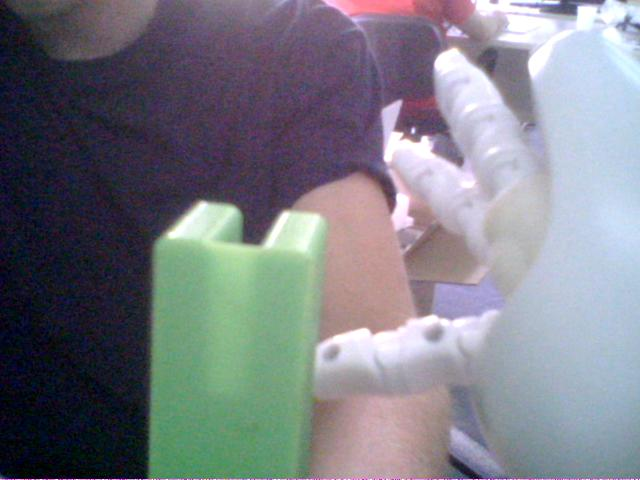
#> input picture samples/green/green_103_0.jpg, 640 x 480 px; its folder holds 4 pictures in this run
$ python classification_results.py   (older library calls are emulated)
#> lines starting #> are read from the running program, lines starting #| are printed output that depends on the picture; after the words box and inside, x2 and y2 are one past the last pixel; in counts of white or black regions, pixels touching at a corner belong together
### svm_results/feature_extraction_utils.py
import numpy as np
import os
import cv2


def parse_filename(img_name):
#> in get_train_features, img is the input picture: shape (480, 640, 3); mean B, G, R 132.1, 123.6, 122.1
    components = img_name.split("_")

    # get img number
    num = components[1]
    num = int(num)

    # get img score
    score = components[2]
    score = score.split('.')[0]
    # score = float(score) / 100
    score = np.int(score)

    return score, num


def contour_features(contour):
    # fit rectangle
    ((_, _), (width, height), angle) = cv2.minAreaRect(contour)  # rectangle

    # centroid
    mom = cv2.moments(contour)
    cx = int(mom['m10'] / mom['m00'])
    cy = int(mom['m01'] / mom['m00'])

    # orientation
    if width > height:
        orientation = np.abs(angle)
    else:
        orientation = (90 - np.abs(angle))

    # features vector
    features = [cx, cy, orientation, width, height]
    return features


def color_range(color):
    if color == "green":
        lower = (42, 42, 56)
        upper = (83, 255, 255)
    elif color == "cyan":
        lower = (0, 129, 95)
        upper = (255, 255, 255)
    elif color == "red":
        lower = (0, 146, 118)
        upper = (255, 255, 255)
    elif color == "marker":
        lower = (0, 92, 171)
        upper = (78, 255, 255)

    return lower, upper


def get_object_contour(img, color):
#> called with color = 'green'
    hsv = cv2.cvtColor(img, cv2.COLOR_RGB2HSV)  # convert to HSV color space
#> hsv: shape (480, 640, 3); mean H, S, V 91.1, 66.8, 141

    lower, upper = color_range(color)  # threshold min & max values
    thresh = cv2.inRange(hsv, lower, upper)  # apply threshold in HSV
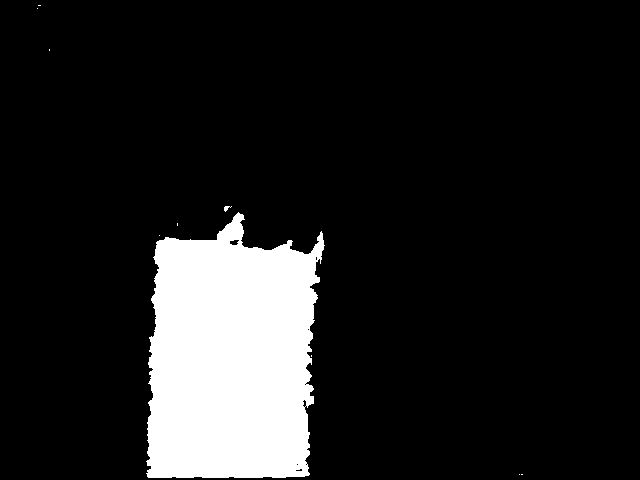
#> thresh: shape (480, 640); 12.4% white; 10 white regions (8 under 20 px), largest, box (x1, y1, x2, y2) and area: (146, 212, 325, 478) 38030, (224, 206, 232, 212) 24

    # morphological filtering
    kernel = np.ones((3, 3), np.uint8)
    opening = cv2.morphologyEx(thresh, cv2.MORPH_OPEN, kernel, iterations=2)
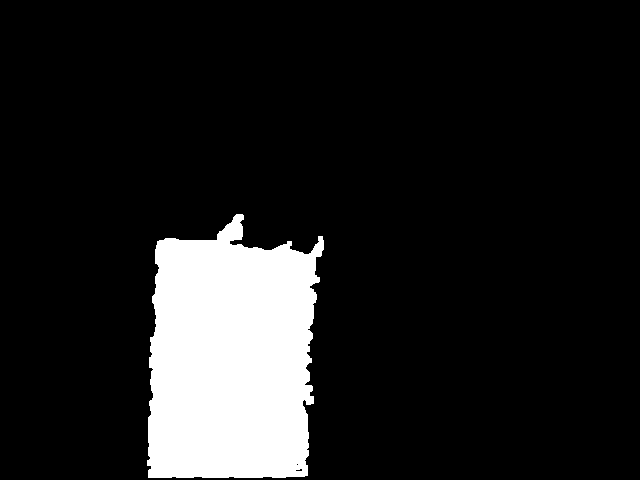
#> opening: shape (480, 640); 12.3% white; 1 white region, box (x1, y1, x2, y2) and area: (147, 214, 324, 478) 37835
    closing = cv2.morphologyEx(opening, cv2.MORPH_CLOSE, kernel, iterations=2)
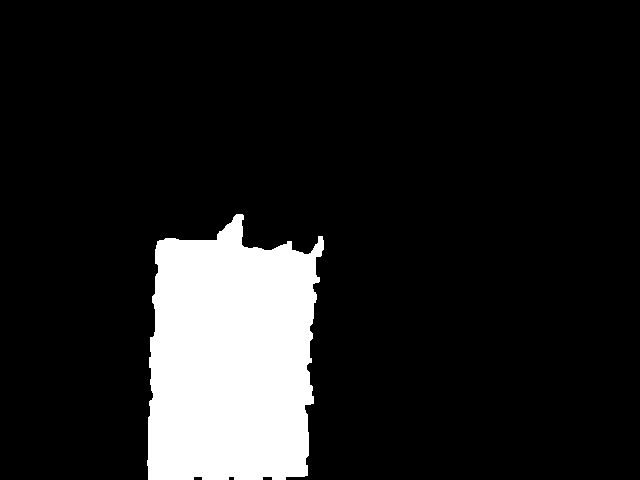
#> closing: shape (480, 640); 12.5% white; 1 white region

    # contours
    thresh = closing
    contours = cv2.findContours(thresh.copy(), cv2.RETR_TREE, cv2.CHAIN_APPROX_SIMPLE)[-2]
#> contours = 1 contour; box (x1, y1, x2, y2) and area: (147, 214, 324, 480) 37807
    if len(contours) > 0:
        c = max(contours, key=cv2.contourArea)
#> c = contour of 235 points, box (x1, y1, x2, y2) (147, 214, 324, 480), area 37807
        return True, c, thresh
    return False, [], thresh


def get_train_features(directory, color):
    files = os.listdir(directory)
    n_samples = len(files)
    n_features = 5
    # n_features = 13

    X = np.zeros((n_samples, n_features))
    y = np.zeros(n_samples, dtype=int)
    img_num = np.zeros(n_samples)

    for i in range(0, n_samples):
        img_name = files[i]
        y[i], img_num[i] = parse_filename(img_name)

        full_path = directory + img_name
        img = cv2.imread(full_path)
        found, contour, _ = get_object_contour(img, color)
#> found = True; contour has the same summary as c in get_object_contour
        if found:
            X[i, :] = contour_features(contour)
#> in contour_features, `((_, _), (width, height), angle) = cv2.minAreaRect(contour)`: width = 270.4; height = 167.7; angle = -86.35
#> in contour_features, `mom = cv2.moments(contour)`: mom = moments, m00 37807, centre m10/m00, m01/m00 = (230.4, 358.9)
#> in contour_features, `cx = int(mom['m10'] / mom['m00'])`: cx = 230
#> in contour_features, `cy = int(mom['m01'] / mom['m00'])`: cy = 358
#> in contour_features, `orientation = np.abs(angle)`: orientation = 86.35
#> in contour_features, `features = [cx, cy, orientation, width, height]`: features = [230, 358, 86.35, 270.4, 167.7]
#> pass 2 of the loop in get_train_features, `for i in range(0, n_samples):`:
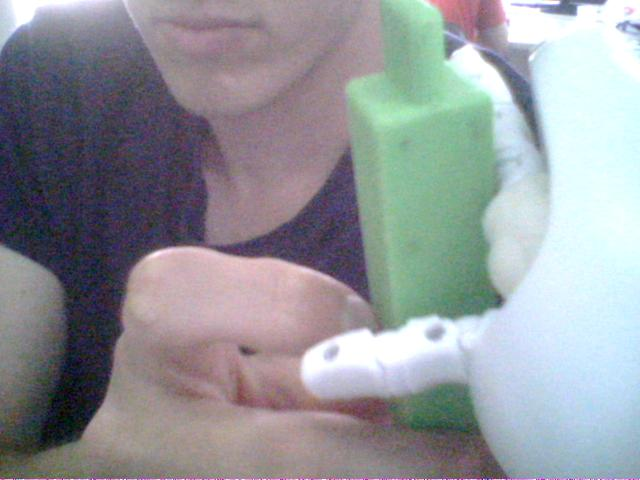
#> input picture samples/green/green_10_100.jpg, 640 x 480 px
#> in get_train_features, img is the input picture: shape (480, 640, 3); mean B, G, R 155.2, 150.2, 147.3
#> hsv: shape (480, 640, 3); mean H, S, V 82.2, 45.5, 164.5
#> in get_object_contour (call 2), `thresh = cv2.inRange(hsv, lower, upper)`:
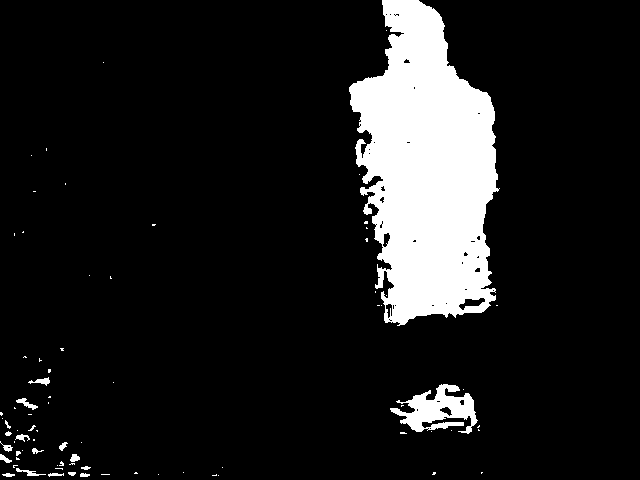
#> thresh: shape (480, 640); 11.7% white; 79 white regions (61 under 20 px), largest, box (x1, y1, x2, y2) and area: (349, 0, 500, 326) 32700, (390, 384, 478, 434) 2164, (16, 398, 38, 410) 98
#> opening: shape (480, 640); 11.1% white; 14 white regions, largest, box (x1, y1, x2, y2) and area: (349, 0, 498, 325) 32053, (406, 385, 476, 432) 1617, (448, 385, 458, 392) 66
#> in get_object_contour (call 2), `closing = cv2.morphologyEx(opening, cv2.MORPH_CLOSE, kernel, iteration..`:
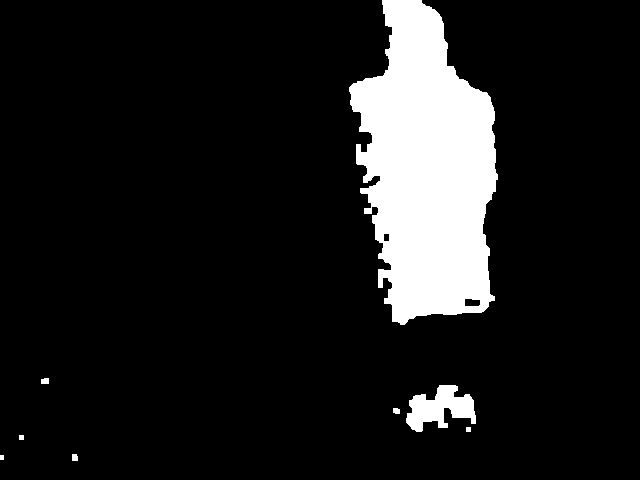
#> closing: shape (480, 640); 11.3% white; 8 white regions
#> contours = 10 contours, 3 with area under 20; largest, box (x1, y1, x2, y2) and area: (349, 0, 498, 325) 32329, (406, 385, 476, 432) 1747, (464, 298, 481, 307) 116, (383, 233, 390, 242) 46, (41, 378, 49, 384) 32, (72, 454, 78, 461) 28, (393, 408, 400, 414) 27
#> c = contour of 332 points, box (x1, y1, x2, y2) (349, 0, 498, 325), area 32329
#> contour has the same summary as c in get_object_contour
#> pass 3 of the loop in get_train_features, `for i in range(0, n_samples):`:
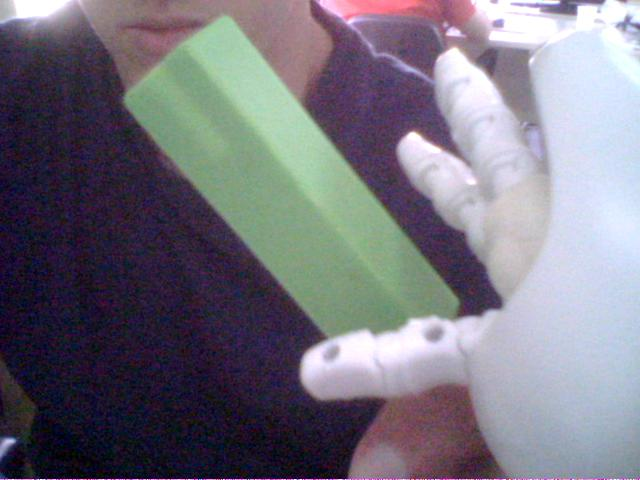
#> input picture samples/green/green_114_0.jpg, 640 x 480 px
#> in get_train_features, img is the input picture: shape (480, 640, 3); mean B, G, R 126, 114.4, 117.3
#> hsv: shape (480, 640, 3); mean H, S, V 106.6, 73.7, 133.5
#> in get_object_contour (call 3), `thresh = cv2.inRange(hsv, lower, upper)`:
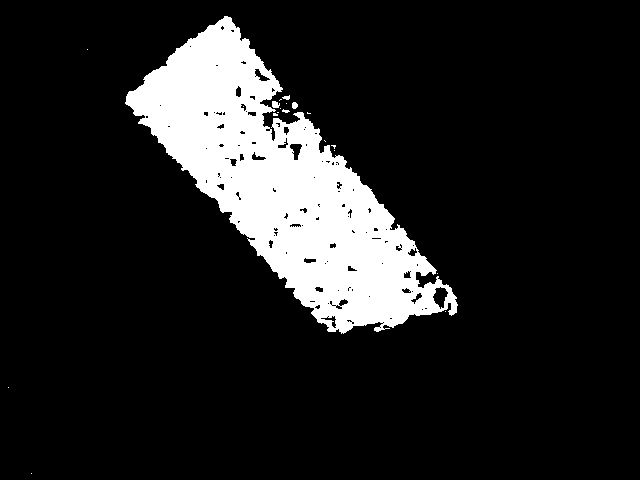
#> thresh: shape (480, 640); 13.4% white; 20 white regions (16 under 20 px), largest, box (x1, y1, x2, y2) and area: (125, 16, 458, 334) 40903, (272, 101, 280, 108) 45, (292, 102, 298, 109) 34, (282, 95, 290, 100) 25
#> opening: shape (480, 640); 13.1% white; 6 white regions, box (x1, y1, x2, y2) and area: (126, 17, 442, 333) 39892, (445, 292, 457, 315) 173, (326, 320, 334, 332) 65, (272, 102, 278, 108) 35, (273, 118, 279, 123) 30, (292, 103, 297, 108) 25
#> in get_object_contour (call 3), `closing = cv2.morphologyEx(opening, cv2.MORPH_CLOSE, kernel, iteration..`:
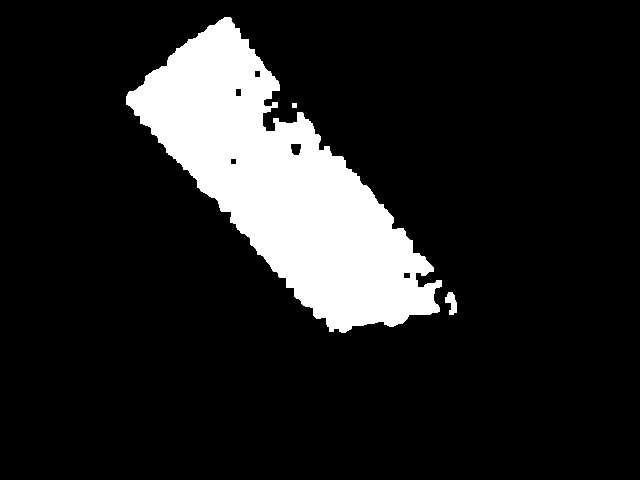
#> closing: shape (480, 640); 13.6% white; 3 white regions
#> contours = 8 contours, 1 with area under 20; largest, box (x1, y1, x2, y2) and area: (126, 17, 442, 333) 41120, (445, 292, 457, 315) 142, (290, 143, 302, 156) 110, (235, 88, 242, 97) 46, (403, 272, 411, 279) 40, (254, 70, 261, 78) 40, (230, 158, 237, 165) 34
#> c = contour of 498 points, box (x1, y1, x2, y2) (126, 17, 442, 333), area 41120
#> contour has the same summary as c in get_object_contour
#> the loop made 4 passes; the first 3 are shown

    return X, y, img_num

### svm_results/classification_results.py
import numpy as np
import feature_extraction_utils as feu


toy = "green"
toy_color = "green"

# extract features
my_dir = "../samples/" + toy + "/"
X, y, img_num = feu.get_train_features(my_dir, toy_color)
#> X = [[230, 358, 86.35, 270.4, 167.7], [427, 169, 84.19, 142.6, 324.6], [281, 184, 50.68, 136.9, 370.1], [181, 213, 46.27, 138.2, 395.4]]; y = [0, 100, 0, 0]; img_num = [103, 10, 114, 116]
#> (the run stopped early here; a loop or call above may not have finished)
